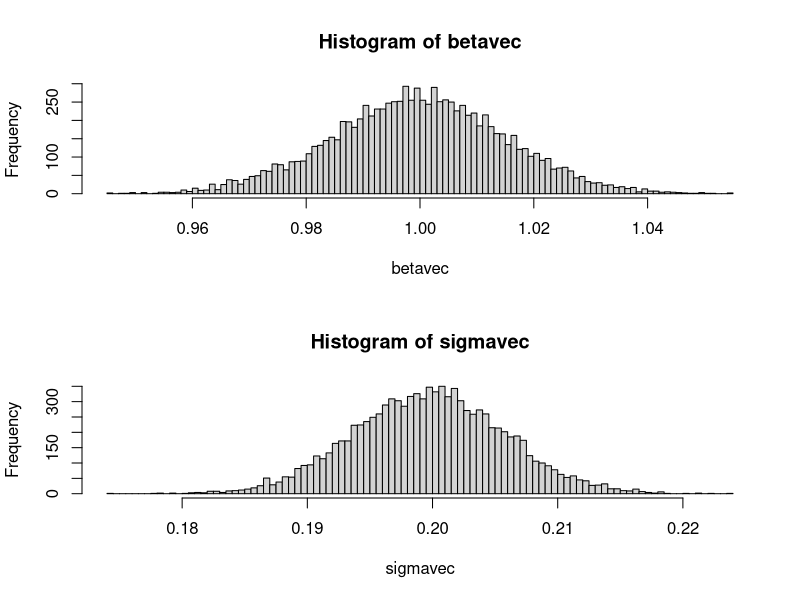

Write R code to recreate this figure.
# This code implements MLE of censored regression by minimizing negative log-likelihood
# We also capture finite sample distribution of beta and sigma estimates

negll_censored=function(para){
  
  beta=para[1]
  sigma=exp(para[2]) # sigma is restricted to be positive.
  
  mu=X%*%beta        
  e=y-mu
  d=-mu/sigma
  y0=as.numeric(y==0)
  ll=y0*log(pnorm(d)) + (1-y0)*(-log(2*pi*sigma**2)/2-e**2/sigma**2/2)
  
  return(-sum(ll))
}

set.seed(205)
#
# common objects shared by every simulation run
#
n=1000
tsigma=.2; tbeta=1
X=matrix(runif(n,min=-1,max=1),ncol=1)
mu=X*tbeta

#
# 10000 simulation
# `convvec` is to check whether each optimization converged or not.
#
R=10000
convvec=rep(NA,R)
betavec=rep(NA,R)
sigmavec=rep(NA,R)
for (r in 1:R){
  #
  # simulate data
  #
  set.seed(r)
  ystar=mu+rnorm(n,sd=tsigma)
  y=ystar
  y[y<0]=0
  
  init=c(0,0)
  out=optim(init, negll_censored)
  
  convvec[r]=out$conv
  betavec[r]=out$par[1]
  sigmavec[r]=exp(out$par[2])
}

par(mfrow = c(2,1))
hist(betavec, breaks=100)
hist(sigmavec, breaks=100)